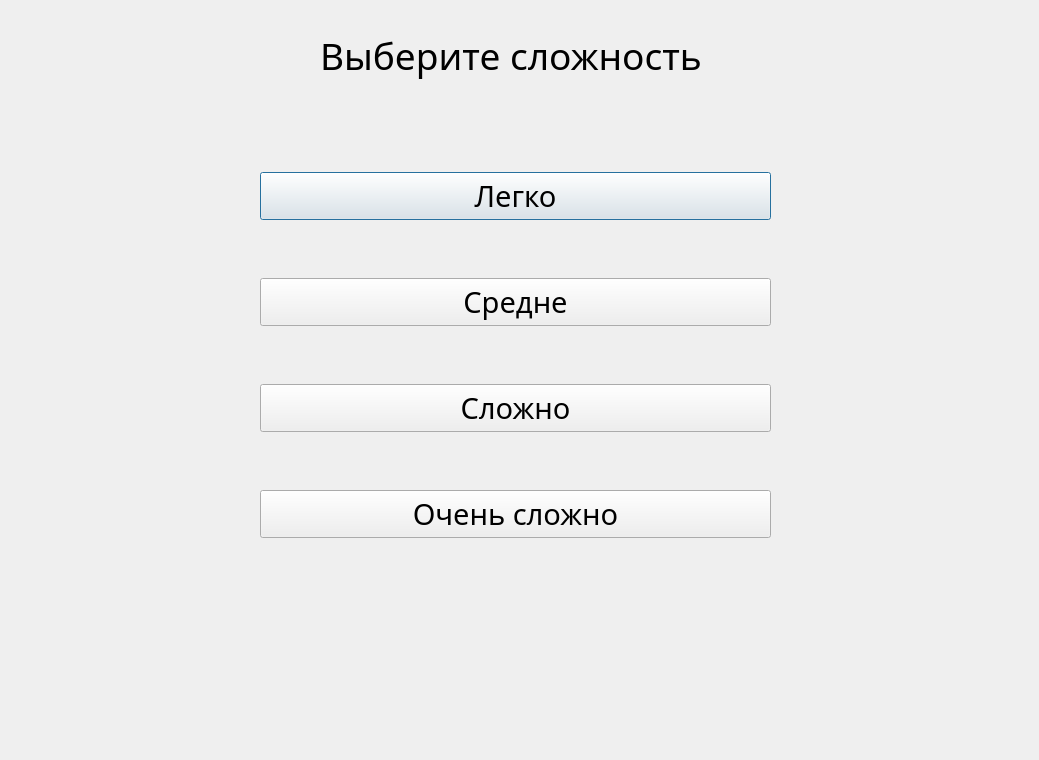
<?xml version="1.0" encoding="UTF-8"?>
<ui version="4.0">
 <class>Dialog</class>
 <widget class="QDialog" name="Dialog">
  <property name="geometry">
   <rect>
    <x>0</x>
    <y>0</y>
    <width>1039</width>
    <height>760</height>
   </rect>
  </property>
  <property name="windowTitle">
   <string>Dialog</string>
  </property>
  <widget class="QWidget" name="verticalLayoutWidget">
   <property name="geometry">
    <rect>
     <x>260</x>
     <y>120</y>
     <width>511</width>
     <height>471</height>
    </rect>
   </property>
   <layout class="QVBoxLayout" name="verticalLayout">
    <item>
     <widget class="QPushButton" name="pushButton_2">
      <property name="font">
       <font>
        <family>MS Reference Sans Serif</family>
        <pointsize>22</pointsize>
       </font>
      </property>
      <property name="text">
       <string>Легко</string>
      </property>
     </widget>
    </item>
    <item>
     <widget class="QPushButton" name="pushButton_4">
      <property name="font">
       <font>
        <family>MS Reference Sans Serif</family>
        <pointsize>22</pointsize>
       </font>
      </property>
      <property name="text">
       <string>Средне</string>
      </property>
     </widget>
    </item>
    <item>
     <widget class="QPushButton" name="pushButton_3">
      <property name="font">
       <font>
        <family>MS Reference Sans Serif</family>
        <pointsize>22</pointsize>
       </font>
      </property>
      <property name="text">
       <string>Сложно</string>
      </property>
     </widget>
    </item>
    <item>
     <widget class="QPushButton" name="pushButton">
      <property name="font">
       <font>
        <family>MS Reference Sans Serif</family>
        <pointsize>22</pointsize>
       </font>
      </property>
      <property name="text">
       <string>Очень сложно</string>
      </property>
     </widget>
    </item>
   </layout>
  </widget>
  <widget class="QLabel" name="label">
   <property name="geometry">
    <rect>
     <x>320</x>
     <y>20</y>
     <width>551</width>
     <height>71</height>
    </rect>
   </property>
   <property name="font">
    <font>
     <family>MS Reference Sans Serif</family>
     <pointsize>28</pointsize>
    </font>
   </property>
   <property name="text">
    <string>Выберите сложность</string>
   </property>
  </widget>
 </widget>
 <resources/>
 <connections/>
</ui>
